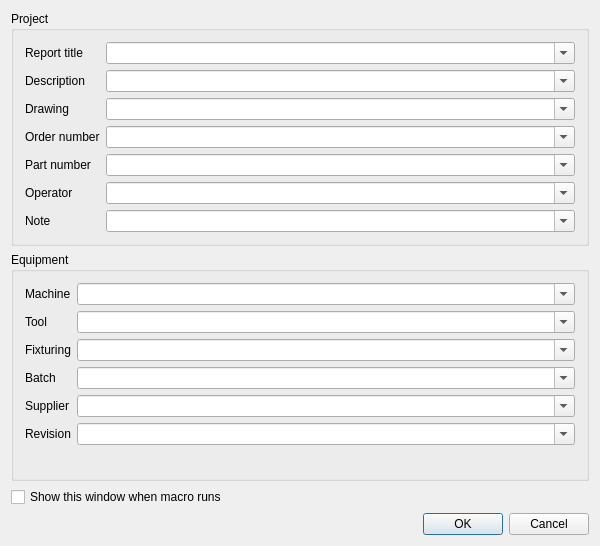
<?xml version="1.0" encoding="UTF-8"?>
<ui version="4.0">
 <class>PartDataDialogClass</class>
 <widget class="QDialog" name="PartDataDialogClass">
  <property name="windowModality">
   <enum>Qt::ApplicationModal</enum>
  </property>
  <property name="geometry">
   <rect>
    <x>0</x>
    <y>0</y>
    <width>600</width>
    <height>546</height>
   </rect>
  </property>
  <property name="windowTitle">
   <string>Part Data</string>
  </property>
  <layout class="QVBoxLayout" name="verticalLayout">
   <item>
    <widget class="QGroupBox" name="groupBox">
     <property name="title">
      <string>Project</string>
     </property>
     <layout class="QFormLayout" name="formLayout">
      <item row="1" column="0">
       <widget class="QLabel" name="label">
        <property name="text">
         <string>Description</string>
        </property>
       </widget>
      </item>
      <item row="2" column="0">
       <widget class="QLabel" name="label_2">
        <property name="text">
         <string>Drawing</string>
        </property>
       </widget>
      </item>
      <item row="3" column="0">
       <widget class="QLabel" name="label_3">
        <property name="text">
         <string>Order number</string>
        </property>
       </widget>
      </item>
      <item row="4" column="0">
       <widget class="QLabel" name="label_4">
        <property name="text">
         <string>Part number</string>
        </property>
       </widget>
      </item>
      <item row="5" column="0">
       <widget class="QLabel" name="label_5">
        <property name="text">
         <string>Operator</string>
        </property>
       </widget>
      </item>
      <item row="6" column="0">
       <widget class="QLabel" name="label_6">
        <property name="text">
         <string>Note</string>
        </property>
       </widget>
      </item>
      <item row="0" column="0">
       <widget class="QLabel" name="label_13">
        <property name="text">
         <string>Report title</string>
        </property>
       </widget>
      </item>
      <item row="0" column="1">
       <widget class="QComboBox" name="reportTitleCB">
        <property name="editable">
         <bool>true</bool>
        </property>
       </widget>
      </item>
      <item row="1" column="1">
       <widget class="QComboBox" name="descriptionCB">
        <property name="editable">
         <bool>true</bool>
        </property>
       </widget>
      </item>
      <item row="2" column="1">
       <widget class="QComboBox" name="drawingCB">
        <property name="editable">
         <bool>true</bool>
        </property>
       </widget>
      </item>
      <item row="3" column="1">
       <widget class="QComboBox" name="orderNumberCB">
        <property name="editable">
         <bool>true</bool>
        </property>
       </widget>
      </item>
      <item row="4" column="1">
       <widget class="QComboBox" name="partNumberCB">
        <property name="editable">
         <bool>true</bool>
        </property>
       </widget>
      </item>
      <item row="5" column="1">
       <widget class="QComboBox" name="operatorCB">
        <property name="editable">
         <bool>true</bool>
        </property>
       </widget>
      </item>
      <item row="6" column="1">
       <widget class="QComboBox" name="noteCB">
        <property name="editable">
         <bool>true</bool>
        </property>
       </widget>
      </item>
     </layout>
    </widget>
   </item>
   <item>
    <widget class="QGroupBox" name="groupBox_2">
     <property name="title">
      <string>Equipment</string>
     </property>
     <layout class="QFormLayout" name="formLayout_2">
      <item row="0" column="0">
       <widget class="QLabel" name="label_7">
        <property name="text">
         <string>Machine</string>
        </property>
       </widget>
      </item>
      <item row="1" column="0">
       <widget class="QLabel" name="label_8">
        <property name="text">
         <string>Tool</string>
        </property>
       </widget>
      </item>
      <item row="2" column="0">
       <widget class="QLabel" name="label_9">
        <property name="text">
         <string>Fixturing</string>
        </property>
       </widget>
      </item>
      <item row="3" column="0">
       <widget class="QLabel" name="label_10">
        <property name="text">
         <string>Batch</string>
        </property>
       </widget>
      </item>
      <item row="4" column="0">
       <widget class="QLabel" name="label_11">
        <property name="text">
         <string>Supplier</string>
        </property>
       </widget>
      </item>
      <item row="5" column="0">
       <widget class="QLabel" name="label_12">
        <property name="text">
         <string>Revision</string>
        </property>
       </widget>
      </item>
      <item row="0" column="1">
       <widget class="QComboBox" name="machineCB">
        <property name="editable">
         <bool>true</bool>
        </property>
       </widget>
      </item>
      <item row="1" column="1">
       <widget class="QComboBox" name="toolCB">
        <property name="editable">
         <bool>true</bool>
        </property>
       </widget>
      </item>
      <item row="2" column="1">
       <widget class="QComboBox" name="fixturingCB">
        <property name="editable">
         <bool>true</bool>
        </property>
       </widget>
      </item>
      <item row="3" column="1">
       <widget class="QComboBox" name="batchCB">
        <property name="editable">
         <bool>true</bool>
        </property>
       </widget>
      </item>
      <item row="4" column="1">
       <widget class="QComboBox" name="supplierCB">
        <property name="editable">
         <bool>true</bool>
        </property>
       </widget>
      </item>
      <item row="5" column="1">
       <widget class="QComboBox" name="revisionCB">
        <property name="editable">
         <bool>true</bool>
        </property>
       </widget>
      </item>
     </layout>
    </widget>
   </item>
   <item>
    <widget class="QCheckBox" name="macrosShowCB">
     <property name="text">
      <string>Show this window when macro runs</string>
     </property>
    </widget>
   </item>
   <item>
    <widget class="QDialogButtonBox" name="buttonBox">
     <property name="standardButtons">
      <set>QDialogButtonBox::Cancel|QDialogButtonBox::Ok</set>
     </property>
    </widget>
   </item>
  </layout>
 </widget>
 <layoutdefault spacing="6" margin="11"/>
 <resources/>
 <connections/>
</ui>
